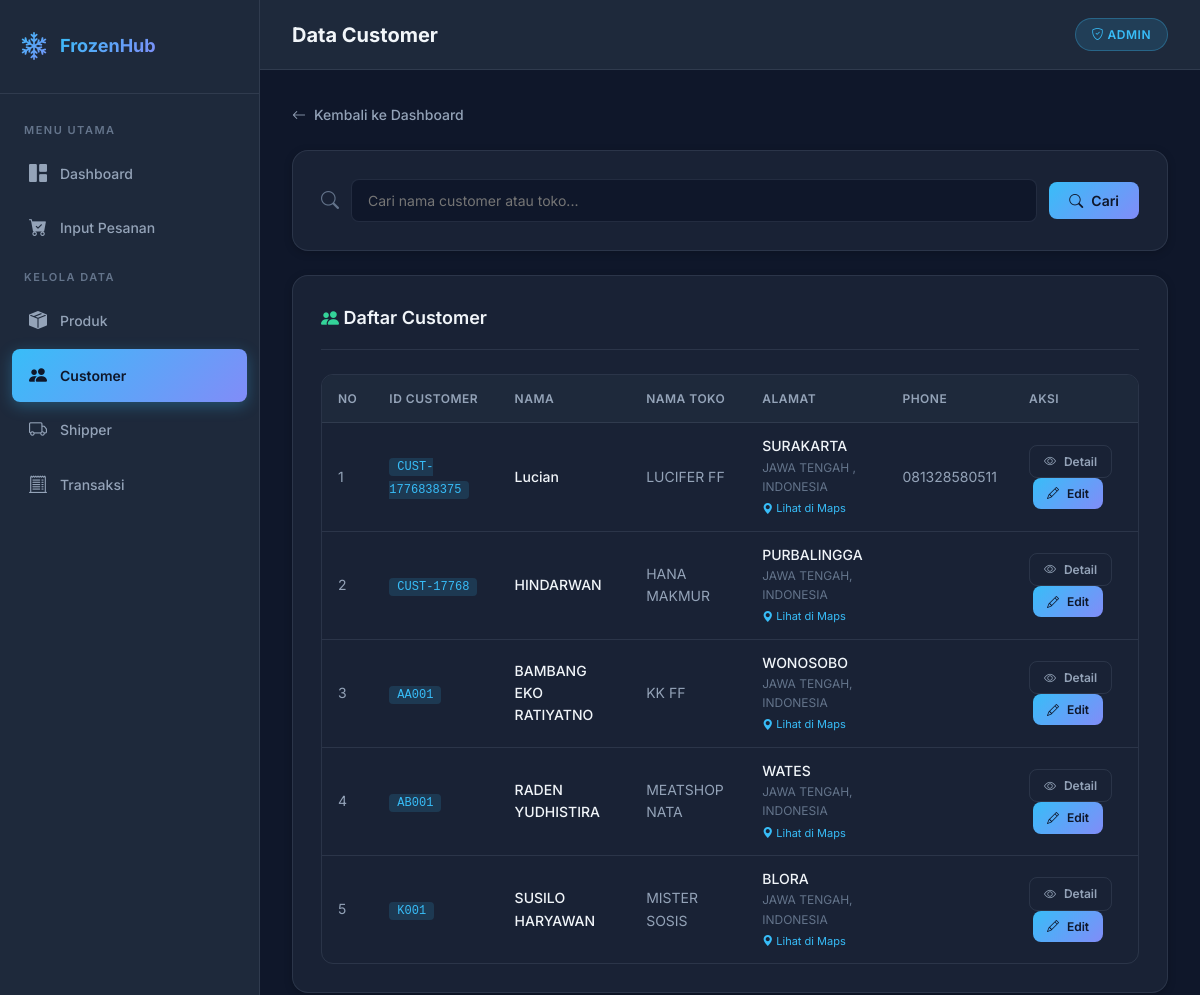
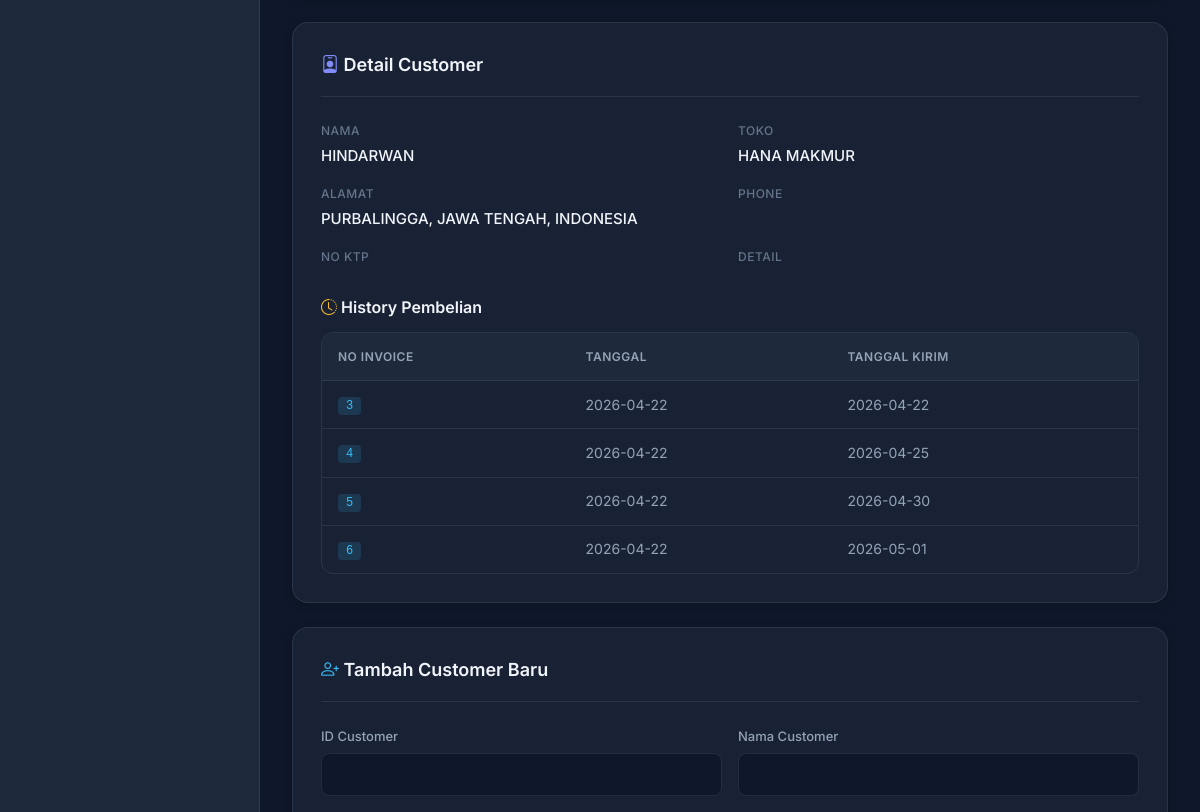
/customer/index_customer.php?detail=4 (signed in, upper part), run on an earlier commit of the app's database (2 pictures, top to bottom).
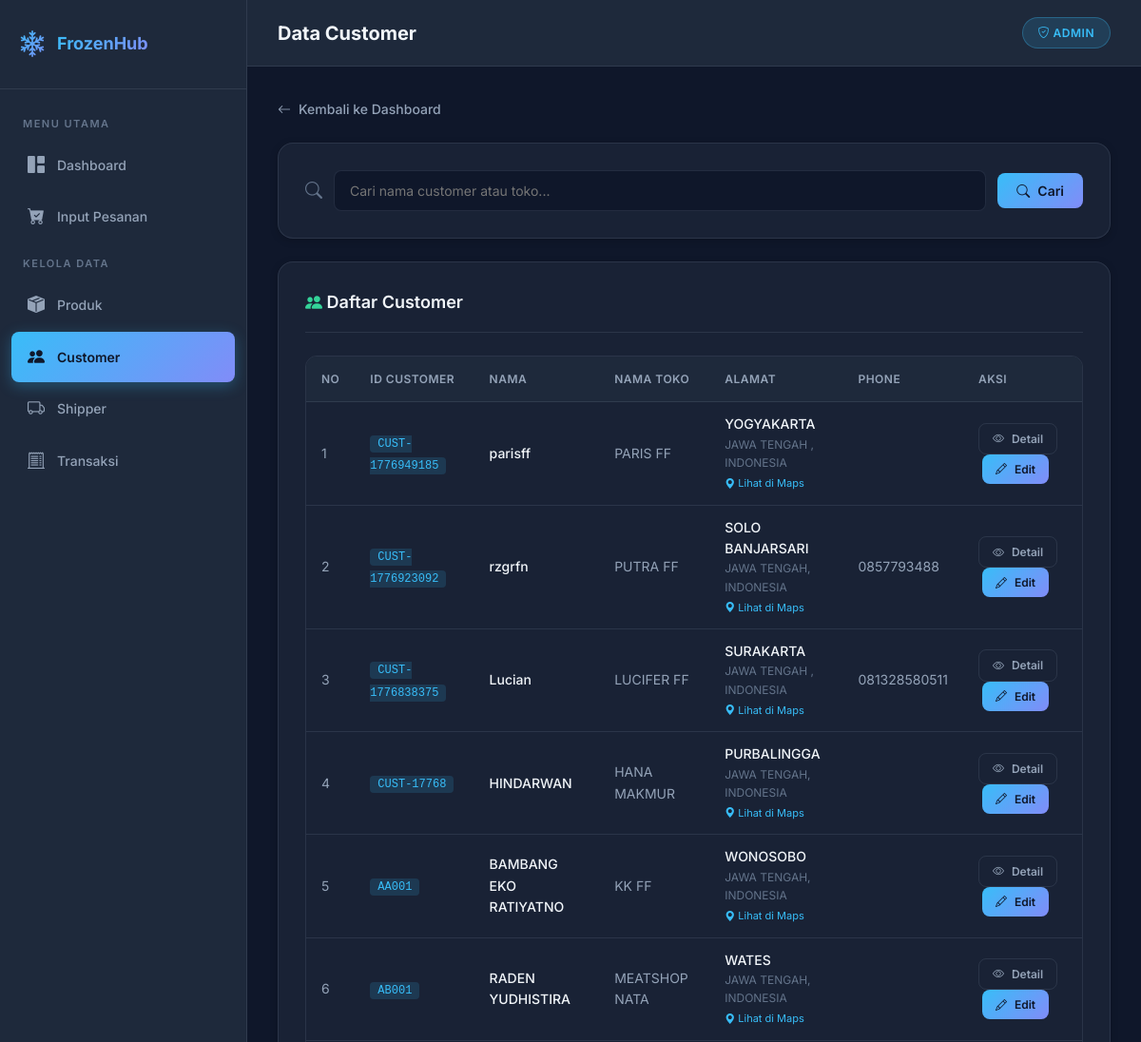
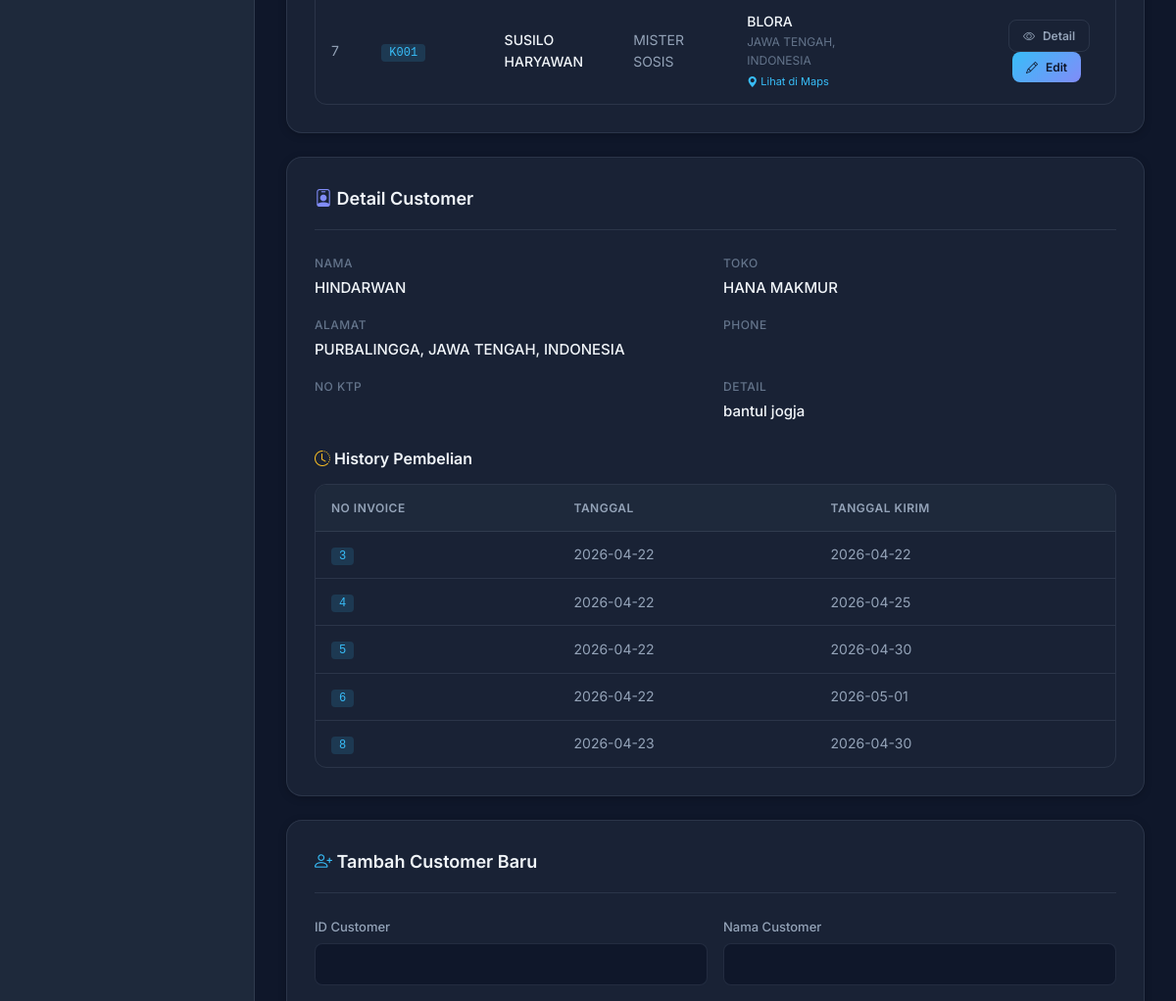
And on a later commit of the database (2 pictures, top to bottom).
### tables this page shows
CREATE TABLE `tb_customer` (
  `id` int(11) NOT NULL,
  `id_customer` varchar(15) NOT NULL,
  `nama_customer` varchar(100) NOT NULL,
  `nama_toko` varchar(100) NOT NULL,
  `email` varchar(100) NOT NULL,
  `jenis_kelamin` enum('Laki-Laki','Perempuan') DEFAULT NULL,
  `alamat` text NOT NULL,
  `provinsi` varchar(50) NOT NULL,
  `negara` varchar(50) NOT NULL,
  `phone` varchar(20) NOT NULL,
  `no_ktp` varchar(30) NOT NULL,
  `detail` text NOT NULL,
  `maps_link` text DEFAULT NULL
);

CREATE TABLE `transactions` (
  `id` int(11) NOT NULL,
  `no_invoice` int(11) NOT NULL,
  `customer_id` int(11) NOT NULL,
  `tanggal` date NOT NULL,
  `tanggal_kirim` date NOT NULL,
  `shipper` varchar(100) NOT NULL,
  `status` enum('Undelivered','Delivered') NOT NULL DEFAULT 'Undelivered',
  `payment_status` enum('Unpaid','Paid') DEFAULT 'Unpaid',
  `tanggal_paid` date DEFAULT NULL
);

### customer/index_customer.php (the view, shortened to what the changed rows need)
<?php
require_once '../config/koneksi.php';
$keyword = $_GET['search'] ?? '';
$query = mysqli_query($conn, "
    SELECT * FROM tb_customer
    WHERE nama_customer LIKE '%$keyword%'
    OR nama_toko LIKE '%$keyword%'
    ORDER BY id DESC
");
include '../assets/layout_header.php';
?>
<div class="card mb-24">
    <div class="table-wrapper">
        <table>
            <thead>
                <tr>
                    <th>No</th>
                    <th>ID Customer</th>
                    <th>Nama</th>
                    <th>Nama Toko</th>
                    <th>Alamat</th>
                    <th>Phone</th>
                    <th>Aksi</th>
                </tr>
            </thead>
            <tbody>
            <?php
            $no = 1;
            while($c = mysqli_fetch_assoc($query)) {
            ?>
                <tr>
                    <td><?= $no++; ?></td>
                    <td><code style="background:var(--info-bg);color:var(--accent-1);padding:2px 8px;border-radius:4px;font-size:12px;"><?= $c['id_customer']; ?></code></td>
                    <td style="color:var(--text-primary); font-weight:500;"><?= $c['nama_customer']; ?></td>
                    <td><?= $c['nama_toko']; ?></td>
                    <td>
                        <div style="font-weight:500; color:var(--text-primary);"><?= $c['alamat']; ?></div>
                        <div style="font-size:12px; color:var(--text-muted);">
                            <?= $c['provinsi']; ?>, <?= $c['negara']; ?>
                        </div>
                        <?php
                        $final_maps = !empty($c['maps_link']) ? $c['maps_link'] : "https://www.google.com/maps/search/" . urlencode($c['alamat'] . ' ' . $c['provinsi'] . ' ' . $c['negara']);
                        ?>
                        <a href="<?= $final_maps ?>"
                           target="_blank" style="font-size:11px; color:var(--accent-1); text-decoration:none; display:inline-block; margin-top:4px;">
                            <i class="bi bi-geo-alt-fill"></i> Lihat di Maps
                        </a>
                    </td>
                    <td><?= $c['phone']; ?></td>
                    <td>
                        <a href="?detail=<?= $c['id']; ?><?= $keyword ? '&search='.$keyword : '' ?>" class="btn btn-outline btn-sm">
                            <i class="bi bi-eye"></i> Detail
                        </a>
                        <a href="?edit=<?= $c['id']; ?><?= $keyword ? '&search='.$keyword : '' ?>" class="btn btn-primary btn-sm" style="margin-left: 4px;">
                            <i class="bi bi-pencil"></i> Edit
                        </a>
                    </td>
                </tr>
            <?php } ?>
            </tbody>
        </table>
    </div>
</div>
<?php if (isset($_GET['detail'])):
$id = $_GET['detail'];
$data = mysqli_fetch_assoc(mysqli_query($conn, "
    SELECT * FROM tb_customer WHERE id='$id'
"));
$history = mysqli_query($conn, "
    SELECT * FROM transactions
    WHERE customer_id='$id'
");
?>
<div class="card mb-24">
    <div class="card-header">
        <h3><i class="bi bi-person-badge" style="color:var(--accent-2)"></i> Detail Customer</h3>
    </div>
    <div class="detail-grid mb-24">
        <div class="detail-item">
            <span class="label">Nama</span>
            <span class="value"><?= $data['nama_customer']; ?></span>
        </div>
        <div class="detail-item">
            <span class="label">Toko</span>
            <span class="value"><?= $data['nama_toko']; ?></span>
        </div>
        <div class="detail-item">
            <span class="label">Alamat</span>
            <span class="value"><?= $data['alamat']; ?>, <?= $data['provinsi']; ?>, <?= $data['negara']; ?></span>
        </div>
        <div class="detail-item">
            <span class="label">Phone</span>
        </div>
        <div class="detail-item">
            <span class="label">No KTP</span>
        </div>
        <div class="detail-item">
            <span class="label">Detail</span>
            <span class="value"><?= $data['detail']; ?></span>
        </div>
    </div>
    <h4 style="font-weight:600; margin-bottom:12px;">
        <i class="bi bi-clock-history" style="color:var(--warning)"></i> History Pembelian
    </h4>
    <div class="table-wrapper">
        <table>
            <thead>
                <tr>
                    <th>No Invoice</th>
                    <th>Tanggal</th>
                    <th>Tanggal Kirim</th>
                </tr>
            </thead>
            <tbody>
            <?php while($h = mysqli_fetch_assoc($history)) { ?>
                <tr>
                    <td><code style="background:var(--info-bg);color:var(--accent-1);padding:2px 8px;border-radius:4px;font-size:12px;"><?= $h['no_invoice']; ?></code></td>
                    <td><?= $h['tanggal']; ?></td>
                    <td><?= $h['tanggal_kirim']; ?></td>
                </tr>
            <?php } ?>
            </tbody>
        </table>
    </div>
</div>
<?php endif; ?>
<?php include '../assets/layout_footer.php'; ?>

What changed in the data, as far as the page shows it:
added tb_customer: id_customer "CUST-1776949185", nama_customer "parisff", nama_toko "PARIS FF", alamat "YOGYAKARTA", provinsi "JAWA TENGAH", negara "INDONESIA"
added tb_customer: id_customer "CUST-1776923092", nama_customer "rzgrfn", nama_toko "PUTRA FF", alamat "SOLO BANJARSARI", provinsi "JAWA TENGAH", negara "INDONESIA", phone "0857793488"
changed tb_customer "HINDARWAN": detail (not shown) → "bantul jogja"
added transactions: no_invoice "8", tanggal "2026-04-23", tanggal_kirim "2026-04-30"
